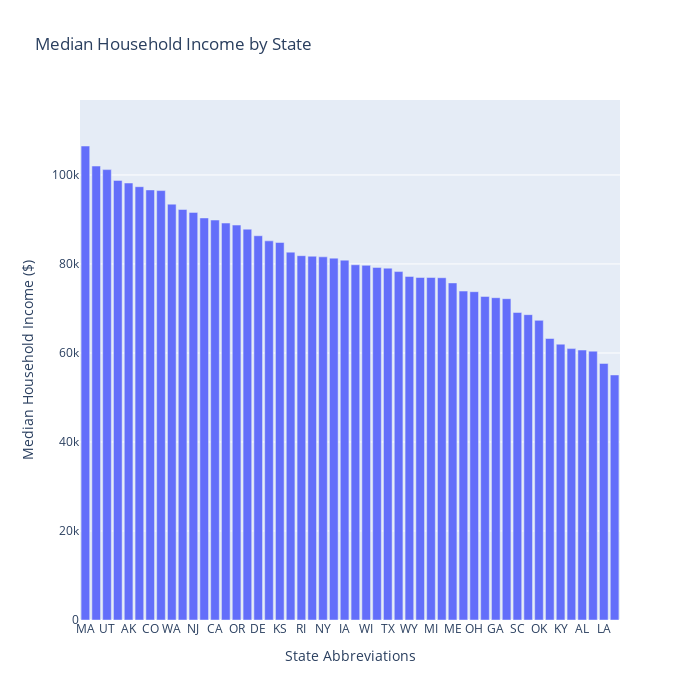

Notebook code cell kept with this figure:
### Code cell
# Show the value of each state.
income_sort = income.sort_values('income' , ascending = False)
fig = px.bar(
    income_sort,
    x = 'state',
    y = 'income',
    title = 'Median Household Income by State',
    labels={'income': 'Median Household Income ($)', 'state': 'State Abbreviations'}
)

fig.update_layout(width=700, height=700)
fig.show()

### Figure 1 — Plotly figure (JSON) as saved in the notebook; plotly's stock layout.template omitted (floating-point values rounded to 4 significant figures)
{"data": [{"alignmentgroup": "True", "hovertemplate": "State Abbreviations=%{x}<br>Median Household Income ($)=%{y}<extra></extra>", "legendgroup": "", "marker": {"color": "#636efa", "pattern": {"shape": ""}}, "name": "", "offsetgroup": "", "orientation": "v", "showlegend": false, "textposition": "auto", "type": "bar", "x": [null, "MA", "MD", "UT", "NH", "AK", "HI", "CO", "VA", "WA", "CT", "NJ", "MN", "CA", "NE", "OR", "IL", "DE", "VT", "KS", "AZ", "RI", "SD", "NY", "NV", "IA", "PA", "WI", "MT", "TX", "MO", "WY", "ND", "MI", "IN", "ME", "ID", "OH", "TN", "GA", "FL", "SC", "NC", "OK", "AR", "KY", "NM", "AL", "WV", "LA", "MS"], "xaxis": "x", "y": [111000, 106500, 102000, 101200, 98780, 98190, 97360, 96640, 96490, 93440, 92240, 91590, 90340, 89870, 89190, 88740, 87820, 86340, 85190, 84830, 82660, 81860, 81740, 81600, 81310, 80860, 79820, 79690, 79220, 79060, 78290, 77200, 76960, 76960, 76910, 75740, 73910, 73770, 72700, 72420, 72200, 69100, 68610, 67330, 63250, 61980, 60980, 60660, 60410, 57650, 55060], "yaxis": "y"}], "layout": {"barmode": "relative", "height": 700, "legend": {"tracegroupgap": 0}, "title": {"text": "Median Household Income by State"}, "width": 700, "xaxis": {"anchor": "y", "autorange": true, "domain": [0, 1], "range": [-0.5, 49.5], "title": {"text": "State Abbreviations"}, "type": "category"}, "yaxis": {"anchor": "x", "autorange": true, "domain": [0, 1], "range": [0, 116800.0], "title": {"text": "Median Household Income ($)"}, "type": "linear"}}}
